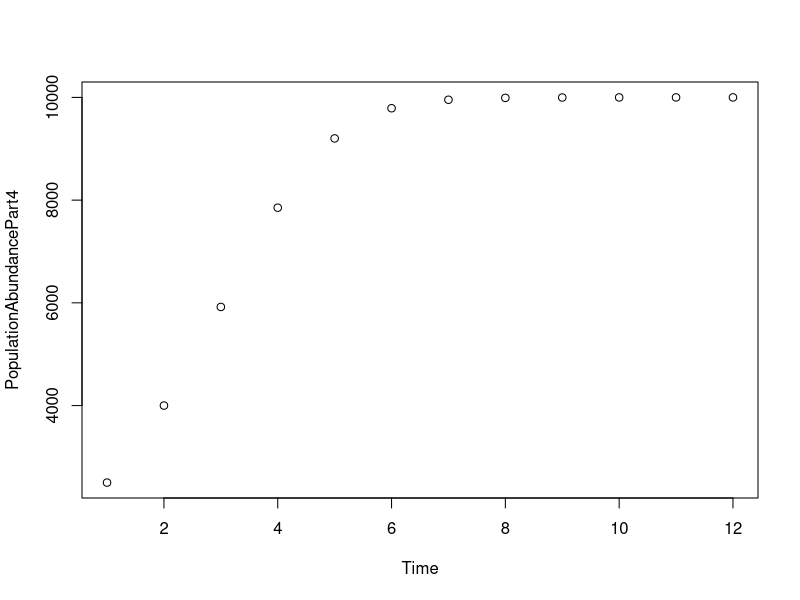

Generate this figure with R:
#STEP 1: Write a loop for "hi" such that it prints 10 times
#parameters
HiSeq <- seq(1:10)

#calculations
for(i in HiSeq) {
  print("hi")
}

#STEP 2: Write a loop that shows how much money Tim has after 8 weeks, taking in to account his initial balance, his allowance, and his expenditures. 
#parameters
TimsInitial <- 10
TimsAllowance <- 5
TimsExpenditures <- 2 * 1.34
TimsSeq <- seq(1:8)

#calculations
for(i in TimsSeq) {
  print(TimsInitial + (TimsAllowance * i) - (TimsExpenditures * i))
}

#STEP 3: Write a loop that calculates the population size of a specific population for the next seven years. 
#parameters
PopInitial <- 2000
PopRate <- .95
PopSeq <- seq(1:7)

#parameters for preallocation
numTimes <- length(PopSeq)
PopAbundance <- rep(0, numTimes)

#calculations
for( i in 1:numTimes) {
  PopAbundance[i] <- PopInitial * (PopRate ^ PopSeq[i] )
}

#check calculation
print(PopAbundance) #It works!

#STEP 4: Use the discrete-time logistic growth equation to create a loop to print out abundances over 12 years 
#parameters
Pop_at_time_1 <- 2500
CarryingCapacity <- 10000
IntrinsicGrowthRate <- 0.8
TimeSeq <- seq(1:12)

#preallocation parameters
numberoftimes <- length(TimeSeq)
PopulationAbundancePart4 <- rep(0, numberoftimes)
PopulationAbundancePart4[1] <- Pop_at_time_1

#calculations
for(i in 2:numberoftimes) {
  PopulationAbundancePart4[i] <- PopulationAbundancePart4[i - 1] + (IntrinsicGrowthRate * PopulationAbundancePart4[i- 1] * (CarryingCapacity - PopulationAbundancePart4[i - 1]) / CarryingCapacity)
}

#checking
PopulationAbundancePart4

#print out the value for t= 12
print(PopulationAbundancePart4[12]) #It works!!

#STEP 5A: Use the rep command to make a vector with 18 zeros
rep(0 , 18 )

#create a variable to hold this vector
MyVecForPart5 <- rep(0 , 18)

#check
MyVecForPart5 #this worked

#STEP 5B: Write a loop that is iterated 18 times that will make the loop print out the value of 3 times the ith value of i in the ith spot from the vector from part A
#parameters
NumbTimes <- length(1:18)

#calculation
for(i in 1:NumbTimes) {
   MyVecForPart5[i] <- 3 * i
}

#check
MyVecForPart5 #it worked!!

#STEP 5C: Repeat step A to make a new vector of zeros and then make the first entry '1' 
NewVector <- rep(0, 18)
NewVector[1] <- 1

#check
NewVector #it worked!

#STEP 5D: Write a loop so that starting with the second entry of the vector created in part c such that the value stored in that position is equal to one plus twice the value of the previous number
#preallocation
Times <- length(1:18)
StepDVec <- NewVector

#calculation
for(i in 2:Times) {
  StepDVec[i] <- 1 + (2 * StepDVec[i - 1])
}

#check
StepDVec #it worked!

#STEP 6: Create a loop to read out the Fibonacci Sequence for the first 20 numbers
#parameters
NumOfTimes <- length(1:20)

#preallocation 
FibSeq <- rep(0, 20)
FibSeq[1] <- 0
FibSeq[2] <- 1

#calculation
for(i in 3:NumOfTimes) {
  FibSeq[i] <- FibSeq[i - 1] + FibSeq[i - 2]
}

#check
FibSeq #it worked! It is also stored in that variable FibSeq. 

#STEP 7: Make a vector for time and a vector for the data (from step 4) and plot 
#parameters
Time <- seq(1:12)

#plot
plot(Time, PopulationAbundancePart4)

